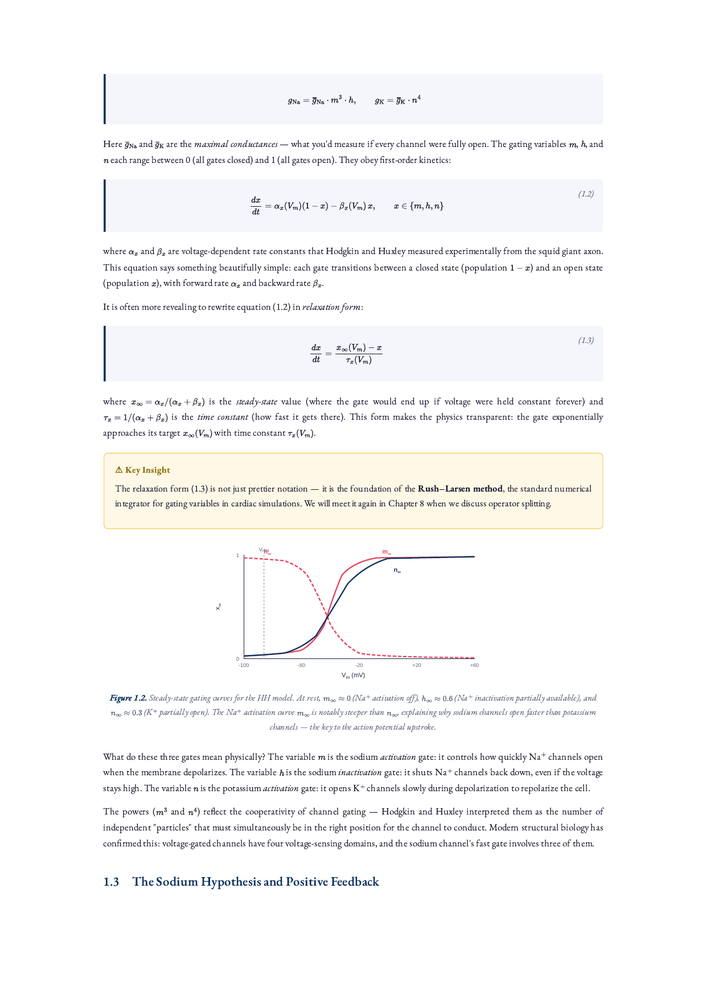
#> input picture MonthlyReport/May/figures/tb_hi/p008-008.png, 706 x 999 px, shrunk from 1240 x 1754 before the run, found by its file name
$ python make_textbook_collage.py
#> lines starting #> are read from the running program, lines starting #| are printed output that depends on the picture
"""Collage of the cardiac computational-modeling textbook for the May report.
One slide: 'what's happening' in the textbook — page gallery spanning Parts I-III."""
import matplotlib
matplotlib.use("Agg")
import matplotlib.pyplot as plt
from matplotlib.patches import FancyBboxPatch
from PIL import Image

plt.rcParams.update({"font.family": "DejaVu Sans"})

D = "/home/norepinephrine/Documents/Heart-Conduction/MonthlyReport/May/figures/tb_hi"
pages = [
    ("p008-008.png", "Part I — Hodgkin–Huxley\n& gating kinetics"),
    ("p018-018.png", "Part I — Calcium handling\n(Intuition callout box)"),
    ("p030-030.png", "Part I — O'Hara–Rudy 2011\nionic model"),
    ("p045-045.png", "Part II — Monodomain eqn\n& spatial discretization"),
    ("p060-060.png", "Part II — Diffusion solvers\n(explicit / implicit)"),
    ("p095-095.png", "Part III — Bidomain:\nmatrices & face stencils"),
]

NAVY = "#1f3c88"
fig = plt.figure(figsize=(10.5, 6.4), dpi=200)
fig.patch.set_facecolor("white")

# header band (slide title comes from the deck's title bar; keep only the stats)
fig.text(0.5, 0.955,
         "20 chapters · 4 parts · 139 pp · Single-Cell → Monodomain → Bidomain → LBM",
         ha="center", va="top", fontsize=12.5, fontweight="bold", color=NAVY)
fig.text(0.5, 0.915,
         "Feynman-style; equations verified against Engine V5.4 code",
         ha="center", va="top", fontsize=10.5, fontstyle="italic", color="#666")

# 2x3 gallery
cols, rows = 3, 2
left, right, top, bot = 0.035, 0.965, 0.865, 0.115
gap_x, gap_y = 0.022, 0.105
cell_w = (right - left - (cols - 1) * gap_x) / cols
cell_h = (top - bot - (rows - 1) * gap_y) / rows

for idx, (fname, cap) in enumerate(pages):
    r, c = divmod(idx, cols)
    x0 = left + c * (cell_w + gap_x)
    y0 = top - (r + 1) * cell_h - r * gap_y
    ax = fig.add_axes([x0, y0, cell_w, cell_h])
    img = Image.open(f"{D}/{fname}")
#> img is the input picture: PIL image 706x999 RGB; mean R, G, B 248.7, 248.5, 248.5
    # fit portrait page into the cell, centered
    ax.imshow(img, aspect="equal")
    ax.set_xticks([]); ax.set_yticks([])
    for s in ax.spines.values():
        s.set_edgecolor("#c7c7c7"); s.set_linewidth(1.2)
    # caption strip beneath
    fig.text(x0 + cell_w / 2, y0 - 0.012, cap, ha="center", va="top",
             fontsize=10.0, color="#222", linespacing=1.15)

fig.text(0.5, 0.018,
         "Self-authored reference, ion-channel kinetics → tissue-scale solvers — the conceptual backbone for all project engines.",
         ha="center", va="bottom", fontsize=9.5, fontstyle="italic", color="#666")

out = "/home/norepinephrine/Documents/Heart-Conduction/MonthlyReport/May/figures/textbook_collage.png"
fig.savefig(out, dpi=200, facecolor="white")
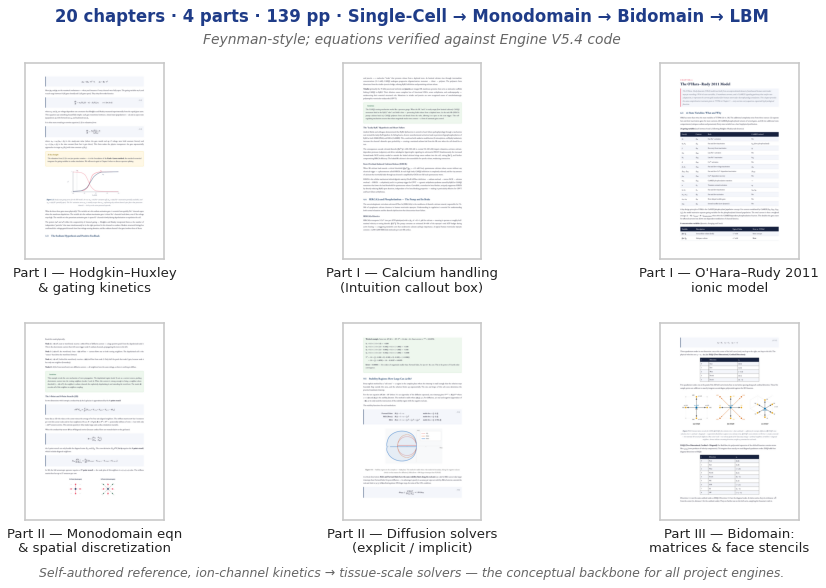
#> figure drawn by matplotlib, 6 panels
print("wrote", out)
